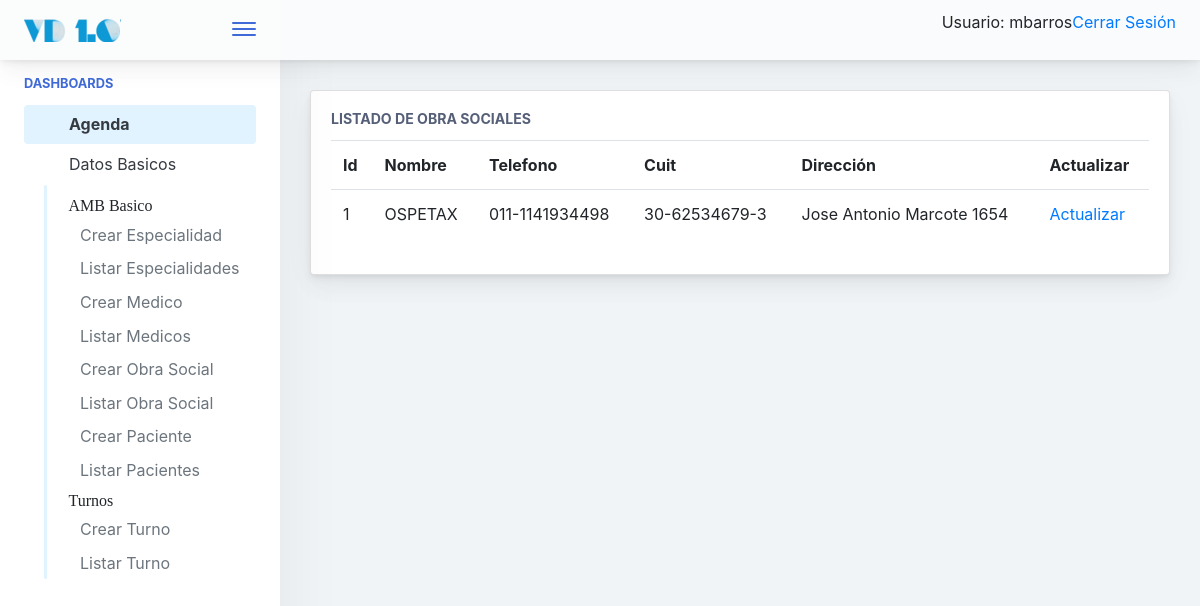
Screenshot of /agenda/obra_social/list/ (signed in) with the database file from the repository.
### agenda/models.py (models this page shows)
class obra_social(models.Model):
    nombre = models.CharField(max_length=60)
    direccion = models.CharField(max_length=120)
    cuit = models.CharField(max_length=50)
    telefono = models.CharField(max_length=50)
    def __str__(self):
        return self.nombre

### agenda/views.py (the view)
# urls.py: path('obra_social/list/', obra_social_list.as_view(), name='obra_social_list'),
class obra_social_list(LoginRequiredMixin, ListView):
	model = obra_social

### templates/agenda/obra_social_list.html
{% extends '../base.html' %}
{% block cuerpo %}
{% if object_list %}
<div class="main-card mb-3 card">
	<div class="card-body">
		<h5 class="card-title">Listado de Obra Sociales</h5>
		<table class="table table-hover table-fixed">
			<tr>
                <th>Id</th>
				<th>Nombre</th>
                <th>Telefono</th>
                <th>Cuit</th>
                <th>Dirección</th>
                <th><a>Actualizar</a></th>
			</tr>
			{% for obra_social in object_list %}
			<tr>
                <td>
                    {{ obra_social.id }}
                </td>
				<td>
					{{ obra_social }}
				</td>
                <td>
                    {{ obra_social.telefono }}
                </td>
                <td>
                    {{ obra_social.cuit }}
                </td>
                <td>
                    {{ obra_social.direccion }}
                </td>
                <td>
                    <a href="{% url 'agenda:obra_social_update' pk=obra_social.id %}">Actualizar</a>
                </td>
			</tr>
			{% endfor %} {% else %}
			<p>No hay registros para mostrar.</p>
			{% endif %}
		</table>
	</div>
</div>
{% endblock %}

### templates/base.html (shortened to what this page needs)
{% load static %}
<!doctype html>
<html lang="es">
	<head>
			{% include "./utils/base_cabecera.html" %}
	</head>
<body>
    {% if user.is_authenticated %}
            <div class="app-container app-theme-white body-tabs-shadow fixed-sidebar fixed-header overflow-auto">
    {% else %}
        <div class="app-container app-theme-white body-tabs-shadow fixed-sidebar fixed-header closed-sidebar overflow-auto">
    {% endif %}
        <div class="app-header header-shadow">
            <div class="app-header__logo">
                <div class="logo-src"></div>
                <div class="header__pane ml-auto">
                    <div>
                        <button type="button" class="hamburger close-sidebar-btn hamburger--elastic" data-class="closed-sidebar">
                            <span class="hamburger-box">
                                <span class="hamburger-inner"></span>
                            </span>
                        </button>
                    </div>
                </div>
            </div>
                <div class="app-header__content">
                <div class="app-header-right">
                    <div class="header-btn-lg pr-0">
                        <div class="widget-content p-0">
                            <div class="widget-content-wrapper">
                                <div class="widget-content-left">
                                    <div class="btn-group">
    {% if user.is_authenticated %}
     <p>Usuario:  {{ user.get_username }}</p>
     <p><a href="{% url 'users:logout' %}">Cerrar Sesión</a></p>
   {% else %}
     <p><a href="{% url 'users:login' %}">Ingresar</a></p>
   {% endif %}
                                    </div>
                                </div>
                            </div>
                        </div>
                    </div>        </div>
            </div>
        </div>
               <div class="app-main">
                <div class="app-sidebar sidebar-shadow">
                        <div class="scrollbar-sidebar">
                        <div class="app-sidebar__inner">
                            {% if user.is_authenticated %}
                            <ul class="vertical-nav-menu">
                                <li class="app-sidebar__heading">Dashboards</li>
                                  <li>
					  <a href="{% url 'index'%}" class="mm-active">
                                        <i class="metismenu-icon pe-7s-rocket"></i>
                                        Agenda
                                    </a>
                                </li>
                                <li>
                                    <a href="#">
                                        <i class="metismenu-icon pe-7s-monitor"></i>
                                        Datos Basicos
                                        <i class="metismenu-state-icon pe-7s-angle-down caret-left"></i>
                                    </a>
                                    <ul>
                                    	<li><i class="pe-7s-settings">AMB Basico</i></li>
                                        <li>
                                            <a href="{% url 'agenda:especialidad_create'%}">
                                                Crear Especialidad
                                            </a>
                                        </li>
                                         <li>
                                            <a href="{% url 'agenda:especialidad_list' %}">
                                                Listar Especialidades
                                            </a>
                                        </li>
                                         <li>
                                            <a href="{% url 'agenda:medicos_create'%}">
                                                Crear Medico
                                            </a>
                                        </li>
                                        <li>
                                            <a href="{% url 'agenda:medicos_list' %}">
                                                Listar Medicos
                                            </a>
                                        </li>
                                          <li>
                                            <a href="{% url 'agenda:obra_social_create' %}">
                                                Crear Obra Social
                                            </a>
                                        </li>
                                        <li>
                                            <a href="{% url 'agenda:obra_social_list' %}">
                                                Listar Obra Social
                                            </a>
                                        </li>
                                                                           <li>
                                            <a href="{% url 'agenda:paciente_create'%}">
                                                Crear Paciente
                                            </a>
                                        </li>
                                        <li>
                                            <a href="{% url 'agenda:paciente_list'%}">
                                                Listar Pacientes
                                            </a>
                                        </li>
                                        <li><i class="pe-7s-settings">Turnos</i></li>
                                                                           <li>
                                            <a href="{% url 'agenda:turno_create'%}">
                                                Crear Turno
                                            </a>
                                        </li>
										<li>
                                            <a href="{% url 'agenda:turno_list'%}">
                                                Listar Turno
                                            </a>
                                        </li>
                                    </ul>
                            </ul>
                            {% endif %}
                        </div>
                    </div>
                </div>    <div class="app-main__outer">
                <div class="app-main__inner">
			{% block cuerpo %}
			{% endblock %}
			</div>
    </div>
        </div>
    </div>
</body>
</html>

### rows the page displays
obra_social: id "1", nombre "OSPETAX", telefono "011-1141934498", cuit "30-62534679-3", direccion "Jose Antonio Marcote 1654"

### other values shown
{{ user.get_username }} "mbarros"
